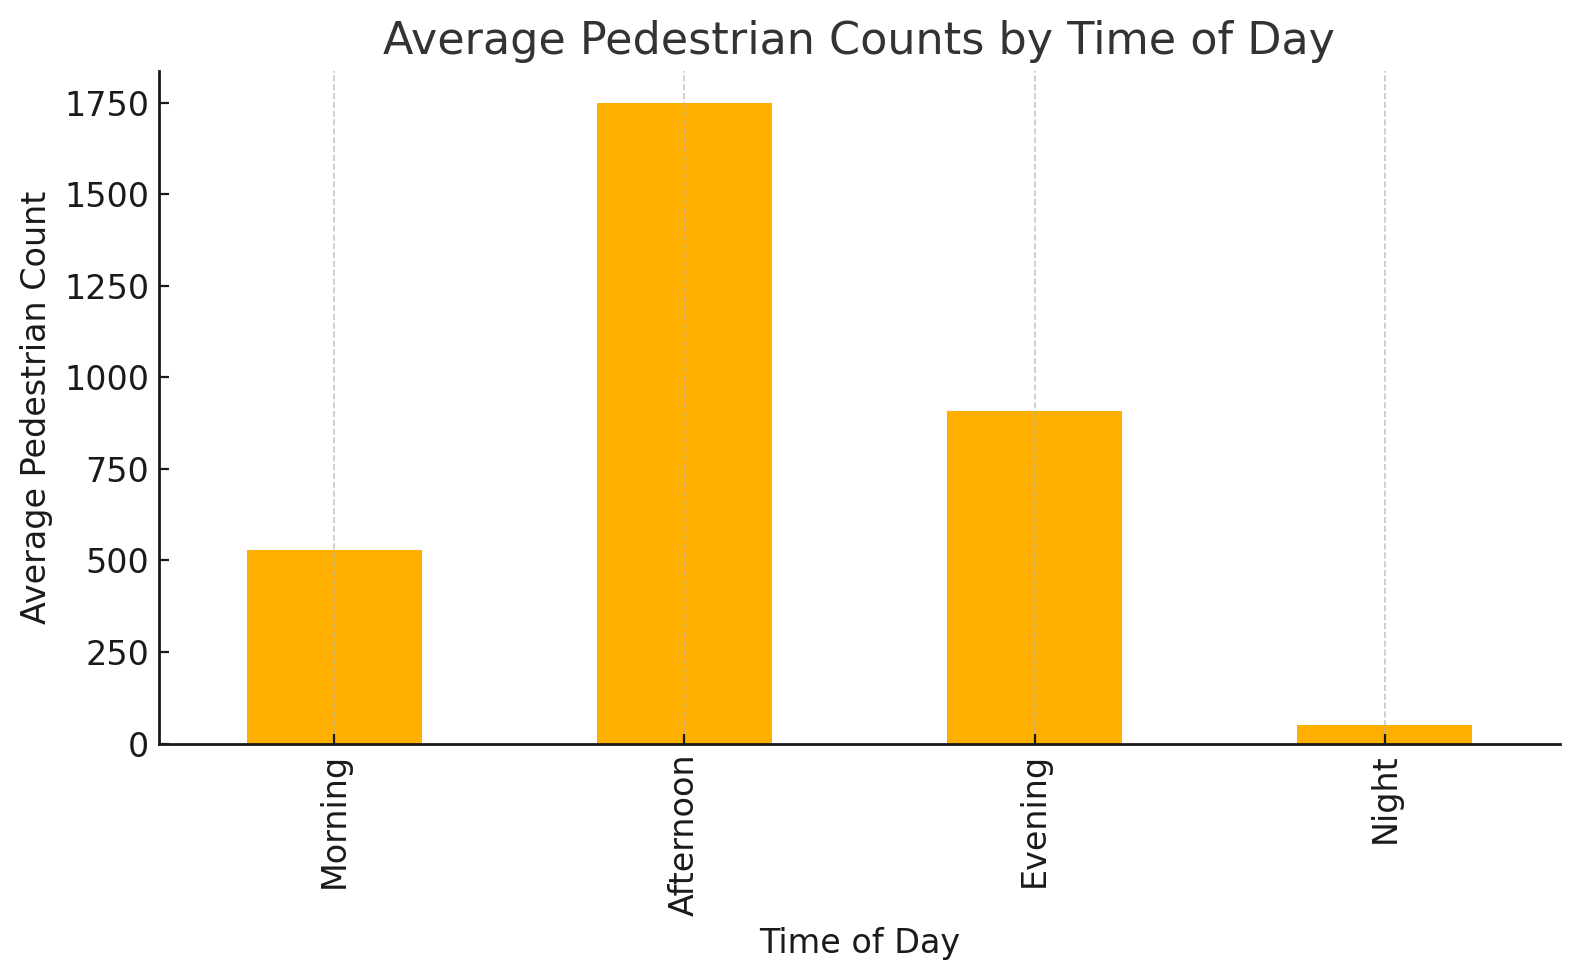

Recreate this plot in Python.
import pandas as pd
import matplotlib.pyplot as plt

# Step 1: Load the dataset
url = "https://data.cityofnewyork.us/api/views/6fi9-q3ta/rows.csv?accessType=DOWNLOAD"
df = pd.read_csv(url)

# Step 2: Convert 'hour_beginning' to datetime
df['hour_beginning'] = pd.to_datetime(df['hour_beginning'])

# Step 3: Define a function to categorize time of day
def categorize_time(hour):
    if 5 <= hour < 12:
        return 'Morning'
    elif 12 <= hour < 17:
        return 'Afternoon'
    elif 17 <= hour < 21:
        return 'Evening'
    else:
        return 'Night'

# Step 4: Extract hour from timestamp and apply time-of-day categorization
df['hour'] = df['hour_beginning'].dt.hour
df['time_of_day'] = df['hour'].apply(categorize_time)

# Step 5: Group by time of day and calculate average pedestrian counts
time_of_day_stats = df.groupby('time_of_day')['Pedestrians'].mean()

# Reorder categories for proper plotting
ordered_stats = time_of_day_stats.reindex(['Morning', 'Afternoon', 'Evening', 'Night'])

# Step 6: Plot average pedestrian count by time of day
plt.figure(figsize=(8, 5))
ordered_stats.plot(kind='bar')
plt.title("Average Pedestrian Counts by Time of Day")
plt.xlabel("Time of Day")
plt.ylabel("Average Pedestrian Count")
plt.grid(axis='y')
plt.tight_layout()
plt.show()
